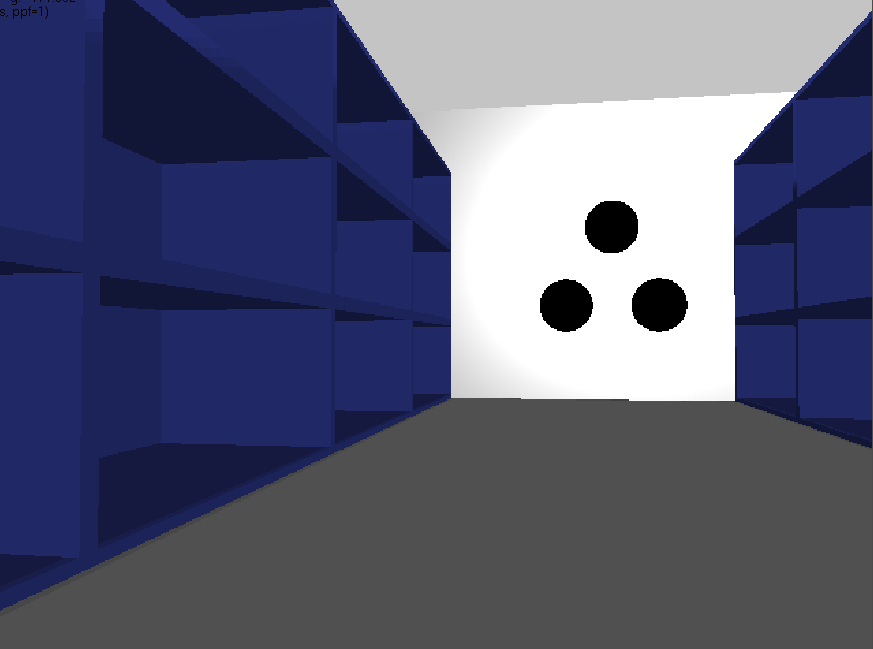
#> input picture COPPELIA_FILES/PythonCode/calibrate/1.png, 873 x 649 px; its folder holds only this picture in this run
$ python -i simMain_localization.py   (imports and definitions only)
#> lines starting #> are read from the running program, lines starting #| are printed output that depends on the picture; after the words box and inside, x2 and y2 are one past the last pixel; in counts of white or black regions, pixels touching at a corner belong together
### COPPELIA_FILES/PythonCode/mapProcessing.py
import numpy as np
import cv2

class ArenaMap:
    def __init__(self):
        # Let 0.0 be the packing station corner with all coordinates positive

        width = 2.0
        height = 2.0
        self.size = (width, height)
        self.wall_lines = np.array([[[0., 0.],
                                     [0., height],
                                     [width, height],
                                     [width, 0.],
                                     [0.,0.]]]) # clockwise cause inside is in bounds

        # Boundaries anticlockwise cause inside is out of bounds
        shelf_length = 1.04
        shelf_depth = 0.125
        sl = []

        shelf_1 = np.array([[0.,height-shelf_length],
                            [shelf_depth,height-shelf_length],
                            [shelf_depth,height],
                            [0.,height],
                            [0.,height-shelf_length]])

        shelf_2 = np.array([[-shelf_depth,height-shelf_length],
                            [+shelf_depth,height-shelf_length],
                            [+shelf_depth,height],
                            [-shelf_depth,height],
                            [-shelf_depth,height-shelf_length]])

        sl.append(shelf_1)
        sl.append(shelf_2 + np.array([width/3., 0.]))
        sl.append(shelf_2 + np.array([2.*width/3., 0.]))
        sl.append(shelf_1 + np.array([width-shelf_depth,0.]))
        sl = np.array(sl)

        packing_station_size = 0.585
        packing_station_flat = 0.29
        pl = np.array([[[0.,0.],
                        [packing_station_size,0.],
                        [packing_station_size,packing_station_flat],
                        [packing_station_flat,packing_station_size],
                        [0.,packing_station_size],
                        [0.,0.]]])


        self.shelf_lines = np.flip(sl, 2) # I had it the wrong way around
        self.packing_lines = pl
        self.width = width
        self.height = height

    # [55 lines left out: functions draw_arena, closestSegment, not called in this run]


    # Finally to get an weight, translate each observed point to the closest VISIBLE line segment of the correct type,
    # Then take the distance from the point to the line, then apply a weighting function (representing the observation error distribution)
    # We have a confidence for each data point, then take the product of all those to get the obesrvation confidence


map = None

# [13 lines left out: function onMouseClick, not called in this run]

robot_position = np.array([1.,1.])


# [12 lines that do not run on import are left out]

### COPPELIA_FILES/PythonCode/simMain_localization.py
#!/usr/bin/python

# import the  bot module - this will include math, time, numpy (as np) and vrep python modules
from warehousebot_lib import *
import numpy as np, cv2
import time
from math import cos, sin, pi
from pfilter import pfilter as pf
from scipy.stats import norm, gamma, uniform
import matplotlib.pyplot as plt
from matplotlib.widgets import Button, Slider
from mapProcessing import ArenaMap

def nothing(x):
    pass

def convert_image(img):
	img = np.reshape((np.array(img).astype(np.uint8)), (480,640,3))
	return cv2.flip(cv2.cvtColor(img, cv2.COLOR_BGR2RGB), 0)

color_ranges = {
            'floor': (np.array([0, 0, 80]), np.array([0, 0, 103])),
            'wall': (np.array([0, 0, 146]), np.array([30, 1, 255])),
            'blue': (np.array([3, 171, 54]), np.array([3, 175, 112])),
            'black': (np.array([0, 0, 0]), np.array([0, 0, 0])),
            'yellow': (np.array([99, 216, 130]), np.array([99, 217, 187])),
            'green': (np.array([40, 90, 0]), np.array([70, 255, 180])),
            'orange1': (np.array([5, 150, 150]), np.array([20, 255, 255])),
            'orange2': (np.array([165, 150, 150]), np.array([180, 255, 255])),
      }

def findFloor(img):
	imgHSV = cv2.cvtColor(img, cv2.COLOR_RGB2HSV)
	FloorMask = cv2.inRange(imgHSV, color_ranges['floor'][0], color_ranges['floor'][1])
	contoursFloor, _ = cv2.findContours(FloorMask, cv2.RETR_EXTERNAL, cv2.CHAIN_APPROX_SIMPLE)
	return contoursFloor, FloorMask

def project_point_to_ground(screen_coords):
	x = screen_coords[:, 0]
	y = screen_coords[:, 1]


	# Coordinates on a plane in front of the camera, relative to camera
	cx = -(x-SCREEN_WIDTH/2) / SCREEN_WIDTH
	cy = -(y-SCREEN_HEIGHT/2) / SCREEN_WIDTH
	cz = 1 / ANGLE_H * np.ones(cx.shape)
	cpi = np.array([cz,-cx,cy])


	# coordinates on the ground, relative to camera
	cpo = np.dot(normal_camera, r_camera) / np.dot(normal_camera, cpi) * cpi
	cpo = np.array([cpo[0,:], cpo[1,:], cpo[2,:], np.ones(cpo[0,:].shape)])

	# coodinates on the ground, relative to robot
	rpo = np.matmul(camera_to_robot, cpo)
	return rpo[0:2,:].T

# [39 lines left out: functions dynamics_fn, w_fun, weight_fn, not called in this run]

def observation_fn(img):
	n_points = 20
	scale = SCREEN_WIDTH / n_points
	squash_view = cv2.resize(img, (n_points, SCREEN_HEIGHT))
	contour, mask = findFloor(squash_view)

	mask = cv2.morphologyEx(mask, cv2.MORPH_OPEN, np.ones((3,3)))
	mask = cv2.morphologyEx(mask, cv2.MORPH_CLOSE, np.ones((3,3)))

	detection_img = mask - np.roll(mask, 1, 0)
	coords = np.transpose(np.nonzero(detection_img==255))
	observation = coords[coords[:,1].argsort()]
	observation[:,1] = observation[:,1] * scale
	observation = np.fliplr(observation) # x and y swap
	return project_point_to_ground(observation)


SCREEN_WIDTH = 320
SCREEN_HEIGHT = 240


# SET SCENE PARAMETERS
# [1 line that did not run here, left out]
# [1 line that did not run here, left out]
# [1 line that did not run here, left out]
# with x,y coords (3,1) (zero-indexed). Items are {bowl,mug,bottle,soccer,rubiks,cereal}.

# SET ROBOT PARAMETERS
# [1 line that did not run here, left out]
# [1 line that did not run here, left out]

# Initialise pfilter
columns = ["x", "y", "angle", "speed", "ang_vel"]
# [1 line that did not run here, left out]

arena = ArenaMap()

# [9 lines that did not run here, left out]


# MAIN SCRIPT
# [137 lines not run here, left out]
		# fig, ax = plt.subplots()
		# ax.scatter(sigmas, dispersions)

		# plt.show(block = True)

>>> import cv2
>>> picture = cv2.imread('calibrate/1.png')
#> picture is the input picture: shape (649, 873, 3); mean B, G, R 117.3, 92.1, 88.9
>>> result = observation_fn(picture)
#> in observation_fn, `squash_view = cv2.resize(img, (n_points, SCREEN_HEIGHT))`:
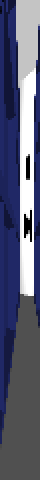
#> squash_view: shape (240, 20, 3) (shown 2 times larger); mean B, G, R 118, 93.4, 90.2
#> in findFloor, `imgHSV = cv2.cvtColor(img, cv2.COLOR_RGB2HSV)`: imgHSV: shape (240, 20, 3); mean H, S, V 1.4, 79.9, 118
#> in findFloor, `FloorMask = cv2.inRange(imgHSV, color_ranges['floor'][0], color_ranges..`:
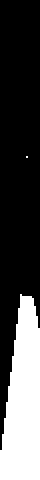
#> FloorMask: shape (240, 20) (shown 2 times larger); 29.1% white; 2 white regions (1 under 20 px)
#> in findFloor, `contoursFloor, _ = cv2.findContours(FloorMask, cv2.RETR_EXTERNAL, cv2...`: contoursFloor = 2 contours, 1 with area under 20; largest, box (x1, y1, x2, y2) and area: (0, 147, 20, 240) 1290
#> in observation_fn, `contour, mask = findFloor(squash_view)`: contour has the same summary as contoursFloor in findFloor
#> in observation_fn, `mask = cv2.morphologyEx(mask, cv2.MORPH_OPEN, np.ones((3,3)))`: mask: shape (240, 20); 29% white; 1 white region, box (x1, y1, x2, y2) and area: (0, 148, 20, 240) 1393
#> in observation_fn, `mask = cv2.morphologyEx(mask, cv2.MORPH_CLOSE, np.ones((3,3)))`:
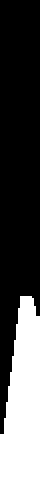
#> mask: shape (240, 20) (shown 2 times larger); 29.3% white; 1 white region, box (x1, y1, x2, y2) and area: (0, 148, 20, 240) 1407
#> in observation_fn, `detection_img = mask - np.roll(mask, 1, 0)`:
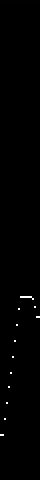
#> detection_img: shape (240, 20) (shown 2 times larger); min 0, max 255, mean 1.1
#> in observation_fn, `coords = np.transpose(np.nonzero(detection_img==255))`: coords = 20 rows, first 8: [148, 10], [148, 11], [148, 12], [148, 13], [148, 14], [148, 15], [149, 16], [153, 17]
#> in observation_fn, `observation = coords[coords[:,1].argsort()]`: observation = 20 rows, first 8: [217, 0], [217, 1], [209, 2], [201, 3], [193, 4], [186, 5], [178, 6], [170, 7]
#> in observation_fn, `observation = np.fliplr(observation)`: observation = 20 rows, first 8: [0, 217], [16, 217], [32, 209], [48, 201], [64, 193], [80, 186], [96, 178], [112, 170]
#> in project_point_to_ground, `x = screen_coords[:, 0]`: x = 20 values from 0 to 304
#> in project_point_to_ground, `y = screen_coords[:, 1]`: y = 20 values, max 217 at index 0, min 148 at index 10, mean 169.7
#> in project_point_to_ground, `cx = -(x-SCREEN_WIDTH/2) / SCREEN_WIDTH`: cx = 20 values, max 0.5 at index 0, min -0.45 at index 19, mean 0.025
#> in project_point_to_ground, `cy = -(y-SCREEN_HEIGHT/2) / SCREEN_WIDTH`: cy = 20 values, max -0.0875 at index 10, min -0.303 at index 0, mean -0.155
#> (the run stopped early here; a loop or call above may not have finished)
